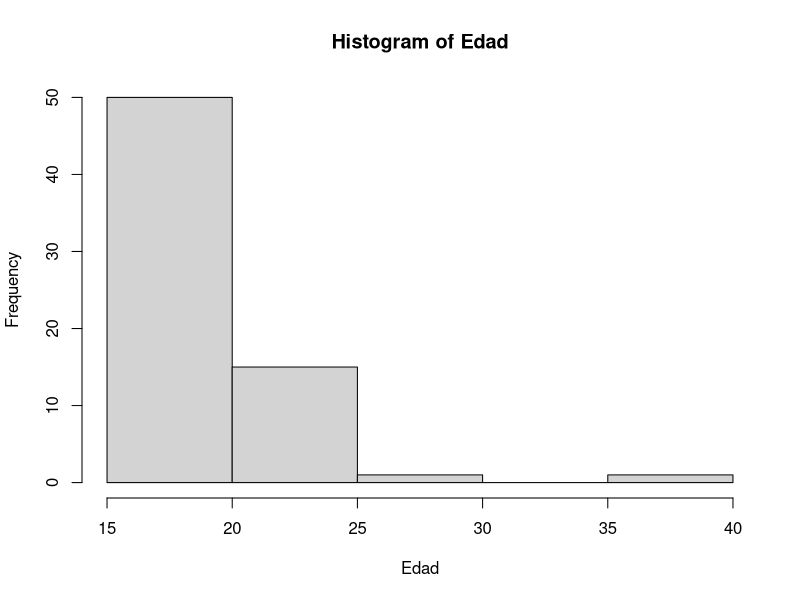
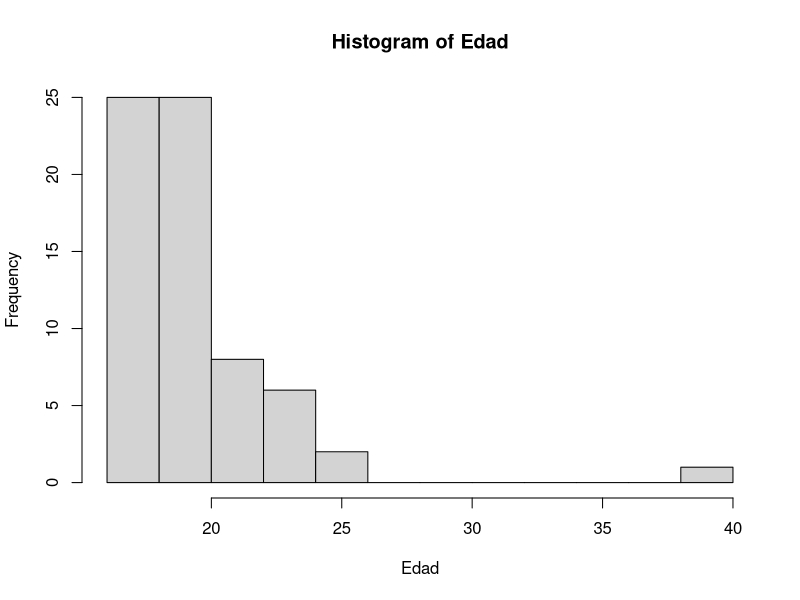
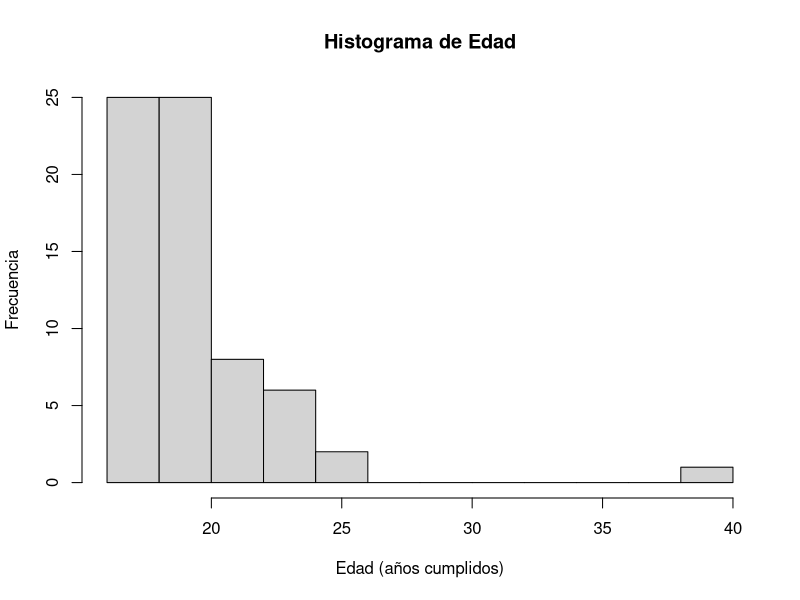
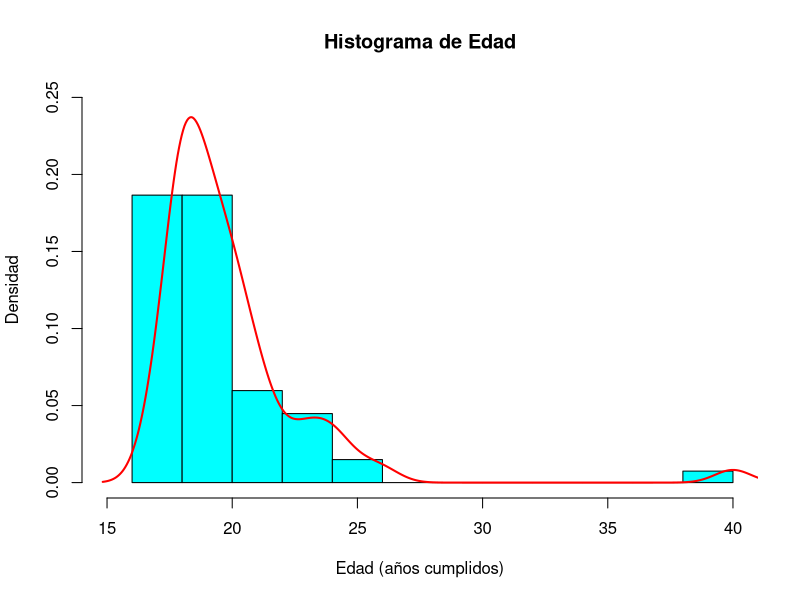
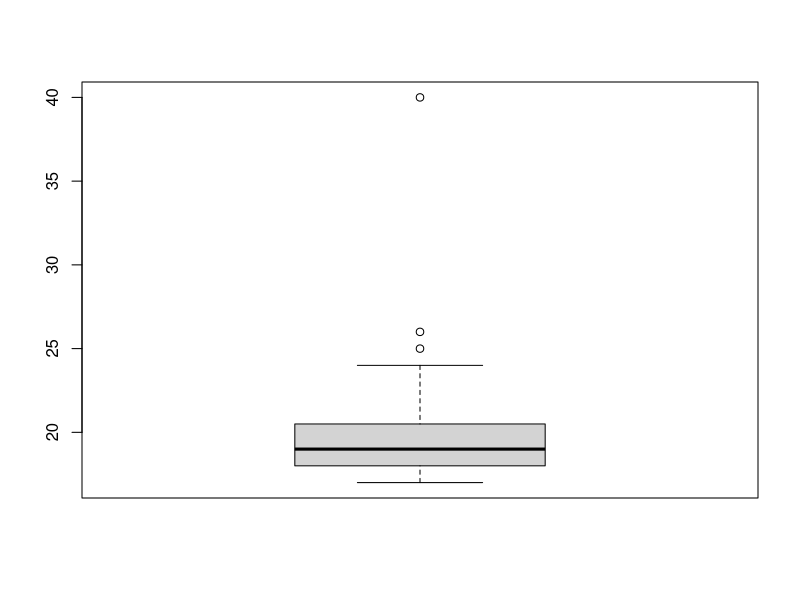
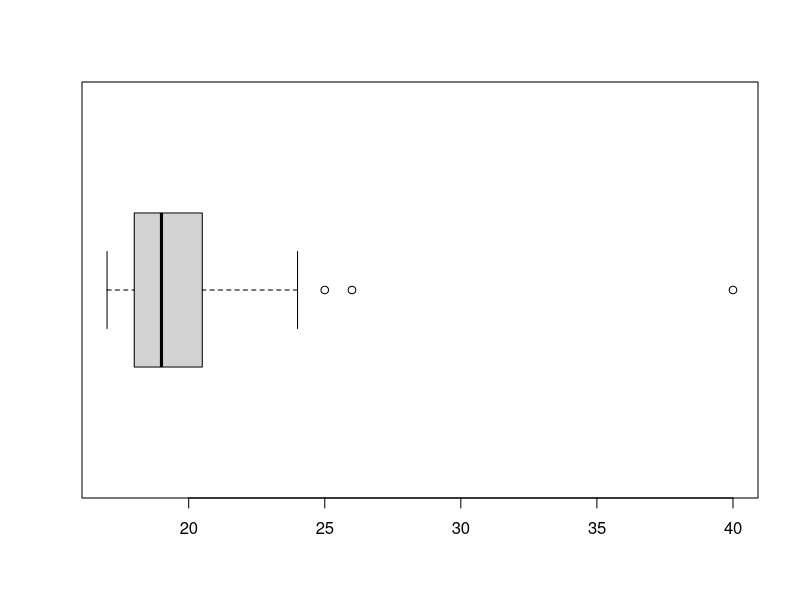

The R script that drew these images, in order:
## ---- chunk 1
knitr::opts_chunk$set(echo = TRUE)
## ---- chunk 2
encuesta <- read.csv2("Encuesta1.csv", skip = 4)
# Muestra primeros 6 registros
head(encuesta)
# Muestra los últimos 6 registros
tail(encuesta)
## ---- chunk 3
summary(encuesta)
## ---- chunk 4
# Quitar el primer regístro
encuestad <- droplevels(encuesta[-1,])
## ---- chunk 5
summary(encuestad)
## ---- chunk 6
# Histograma inicial básico
with(encuestad, hist(Edad))

# Histograma mejorado 1
with(encuestad, hist(Edad, nclass = 10))

# Histograma mejorado 2
with(encuestad, hist(Edad, nclass = 10, 
                     main = "Histograma de Edad",
                     ylab = "Frecuencia",
                     xlab = "Edad (años cumplidos)"))
## ---- chunk 7
with(encuestad, hist(Edad, nclass = 10, freq = FALSE,
                     main = "Histograma de Edad",
                     ylab = "Densidad",
                     xlab = "Edad (años cumplidos)",
                     ylim = c(0, 0.25),
                     xlim = c(15,40),
                     col = "cyan"))
with(encuestad, lines(density(Edad), col = "red", lwd = 2))
## ---- chunk 8
# Diagrama vertical
with(encuestad, boxplot(Edad))
# Diagrama horizontal
with(encuestad, boxplot(Edad, horizontal = TRUE))
